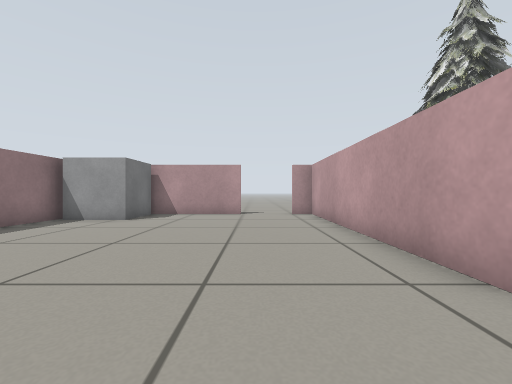
[1] (above)

15 first-person views from a walk through a robot-simulator world made for Gazebo. The camera is 0.45 m above the floor, looks level and sees 90° across. The lines on the ground mark 1 m squares. The floor is counted in squares, 0.5 m on a side. Each view is taken from the middle of a square. On the plan, view 1 faces up. The plan holds only what a view shows up to about 10 squares ahead; the rest is blank. Robots are left out.

[2]
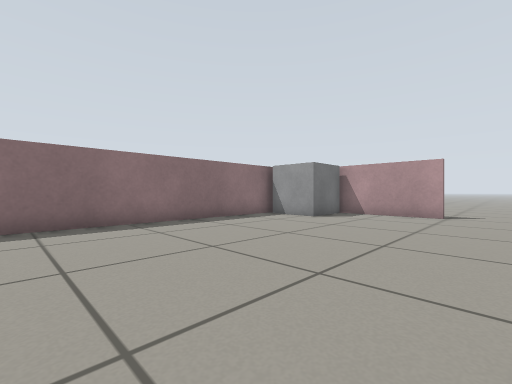

[3]
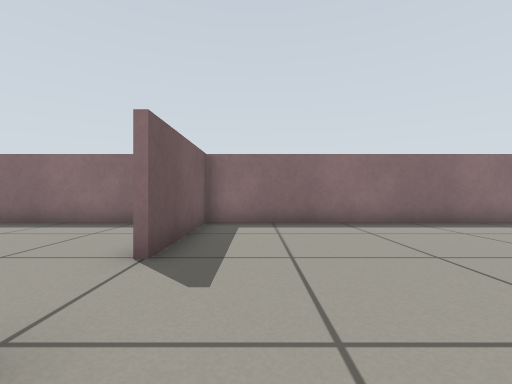

[4]
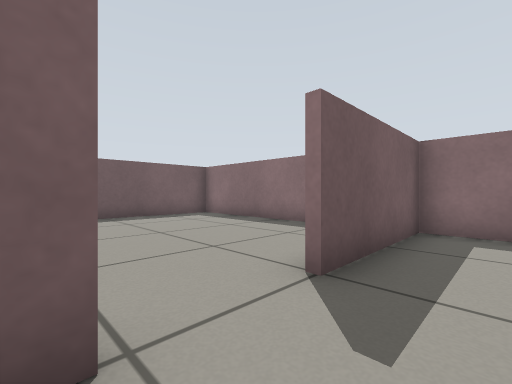

[5]
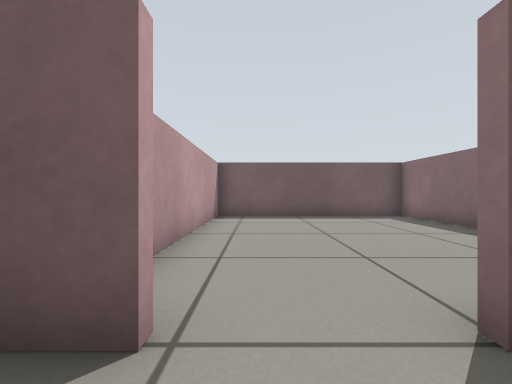

[6]
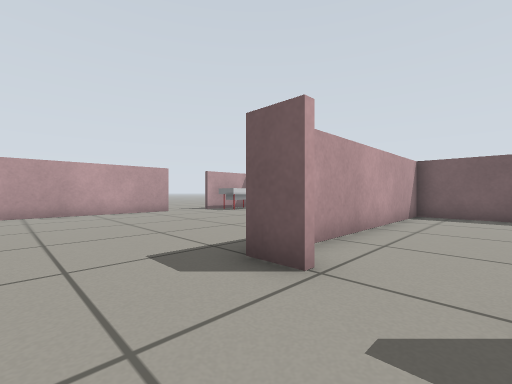

[7]
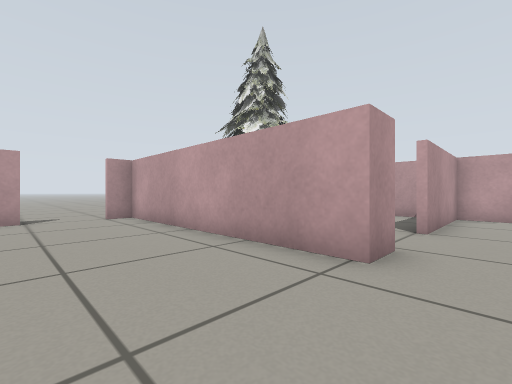

[8]
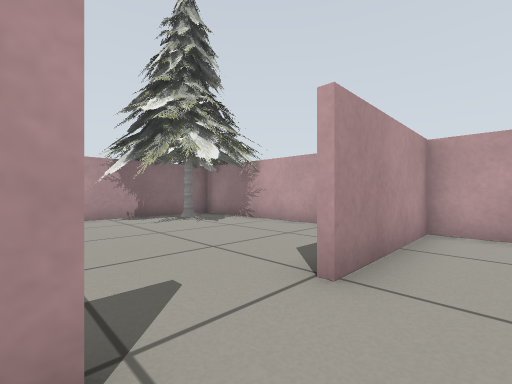

[9]
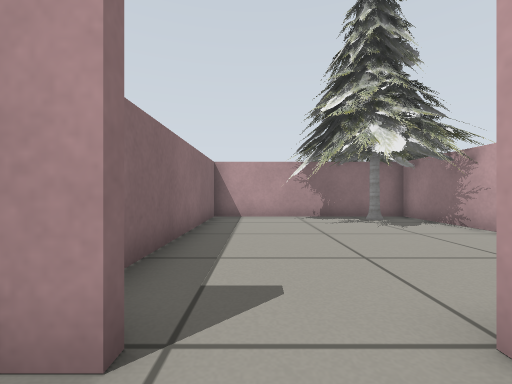

[10]
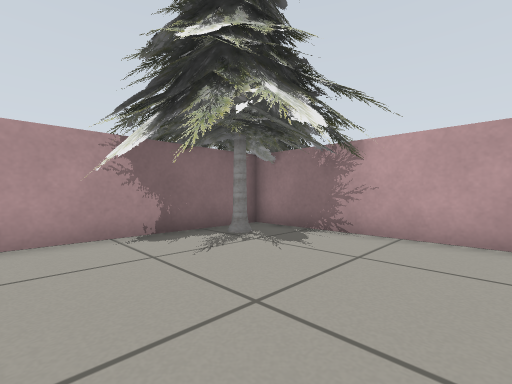

[11]
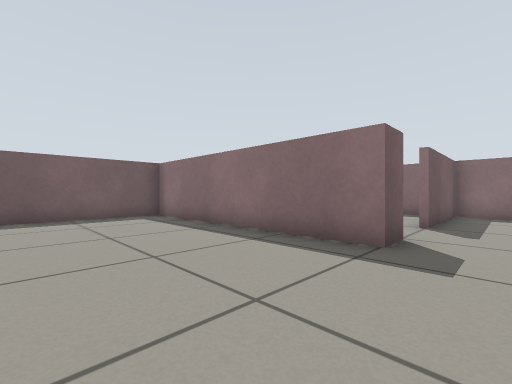

[12]
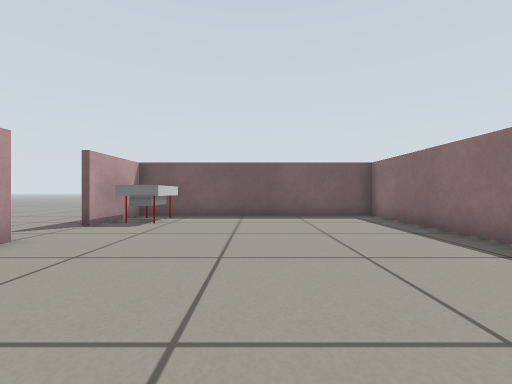

[13]
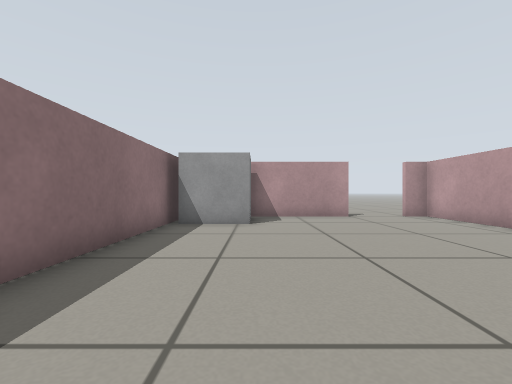

[14]
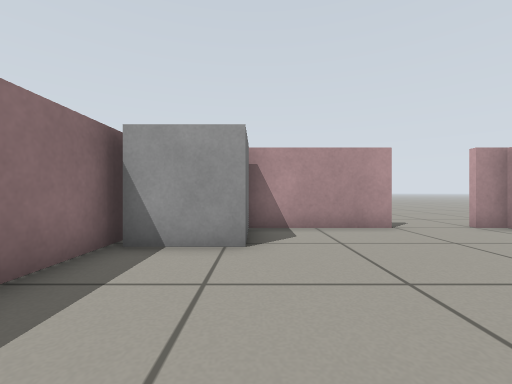

[15]
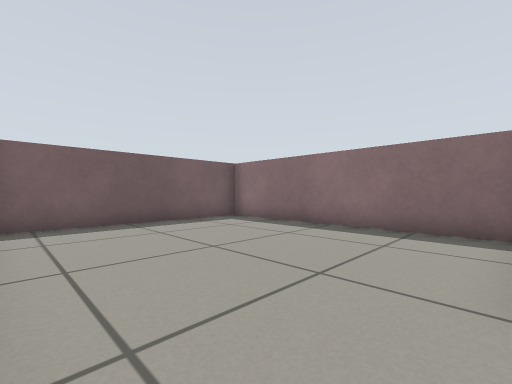

### Floor plan
Key: @ floor where view 1 was taken; # wall or solid block; . floor; T pine tree; B bin; O other object.
Columns run from 6 left of view 1 to 12 right of it. Each row starts with its distance up from view 1.
 14       .....
 13       .....
 12      .....
 11    ###..#####   T
 10   ##....#..T####T
  9 O O.....#..TT.T#T
  8 OO......#..TT..#T
  7 #.......#...TTTTT
  6 #.......#.......#
  5 #.......#.......#
  4 #.......#.......#
  3 #.......#.......#
  2 #.......##..#####
  1 #...............#
  0 #.....@.........#
 -1 ####..##........#
 -2 #......#........#
 -3 #......#....... #
 -4 #......#........#
 -5 #......#.........
 -6 #......#..........
 -7 #......#......BB...
 -8 #......#......BB...
 -9 #......#......BB ..
-10 ################

Positions as (right, up) in squares from view 1, and headings:
1: (0, 0), facing up
2: (1, 0), facing up-left
3: (1, 0), facing left
4: (0, 0), facing down-left
5: (-1, 0), facing down
6: (-2, 1), facing down-right
7: (-1, 1), facing up-right
8: (3, 1), facing up-right
9: (4, 1), facing up
10: (4, 5), facing up-right
11: (5, 0), facing down-left
12: (5, 0), facing down
13: (-4, 1), facing up
14: (-4, 4), facing up
15: (0, -2), facing down-left
